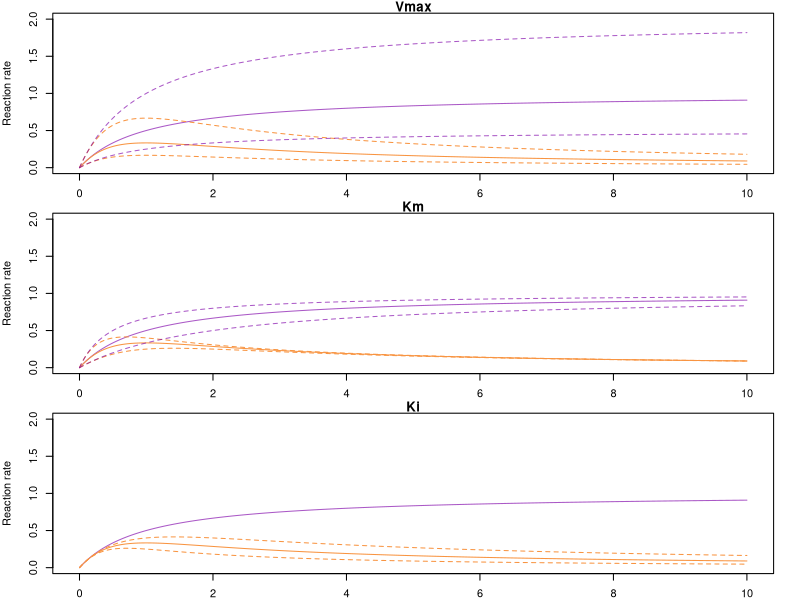

The R script that drew this image:
MMcol <- viridis::plasma(n=5, alpha = 0.66)[2]
INHcol <- viridis::plasma(n=5)[4]

mm_f <- function(S, Vmax, Km){
  R = (Vmax*S)/(Km+S)  # Michaelis-Menten function
  return(R)
}

inh_f <- function(S, Vmax, Km, Ki){
  R = Vmax * S / (Km + S *(1+S/Ki))  # 3 Parameter Model
  return(R)
}

Km_i = 1
Ki_i = 1
nd <- data.frame(S = seq(from = 0, to = 10, length.out = 10001)) ### m20 ###

pdf("images/Figure3ghi.pdf", width = 2.5, height = 4.5)
def.p <- function(){
  plot(y = 1, x=1, ylab = "Reaction rate", xlab = "Substrate concentration",
       xlim = c(0, 10), ylim = c(0,2), type = "n")
  lines(x = nd$S, y = mm_f(nd$S, Vmax = 1, Km = Km_i), col = MMcol) # 2P-MM
  lines(x = nd$S, y = inh_f(nd$S, Vmax = 1, Km = Km_i, Ki = Ki_i), col = INHcol) # 3P-MM
}
par(mfrow = c(3, 1), mar = c(2,4,1,2))
def.p();title(main = "Vmax")
lines(x = nd$S, y = inh_f(nd$S, Vmax = 1*2, Km = Km_i, Ki = Ki_i), col = INHcol, lty = 2)
lines(x = nd$S, y = inh_f(nd$S, Vmax = 1/2, Km = Km_i, Ki = Ki_i), col = INHcol, lty = 2)
lines(x = nd$S, y = mm_f(nd$S, Vmax = 1*2, Km = Km_i), col = MMcol, lty = 2) # 2P
lines(x = nd$S, y = mm_f(nd$S, Vmax = 1/2, Km = Km_i), col = MMcol, lty = 2) # 2P
def.p();title(main = "Km")
lines(x = nd$S, y = inh_f(nd$S, Vmax = 1, Km = Km_i*2, Ki = Ki_i), col = INHcol, lty = 2)
lines(x = nd$S, y = inh_f(nd$S, Vmax = 1, Km = Km_i/2, Ki = Ki_i), col = INHcol, lty = 2)
lines(x = nd$S, y = mm_f(nd$S, Vmax = 1, Km = Km_i*2), col = MMcol, lty = 2) # 2P
lines(x = nd$S, y = mm_f(nd$S, Vmax = 1, Km = Km_i/2), col = MMcol, lty = 2) # 2P
def.p();title(main = "Ki")
lines(x = nd$S, y = inh_f(nd$S, Vmax = 1, Km = Km_i, Ki = Ki_i*2), col = INHcol, lty = 2)
lines(x = nd$S, y = inh_f(nd$S, Vmax = 1, Km = Km_i, Ki = Ki_i/2), col = INHcol, lty = 2)
dev.off()
